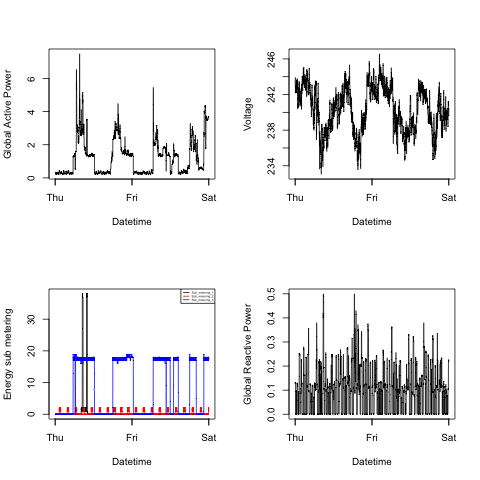

The script that saved this image:
## Generates a Multi-Plot of four scatter plots:
## 1.- Global Active power during a two days period
## 2.- Voltage during a two days period
## 3.- Three energy sub metering during a two days period
## 4.- Global Reactive power during a two days period
plot4 <- function() {
        data <- readDaysData()
        png(filename = "plot4.png",width = 480,height = 480)
        par(mfrow = c(2, 2))
        ## Plot in cel 1-1, Global active power
        plot(data.to.plot[[1]],data.to.plot[[2]],type = "l",xlab = "Datetime",ylab = "Global Active Power")
        ## Plot in cel 1-2
        plot(data.to.plot[[1]],data.to.plot[[4]],type = "l",xlab = "Datetime",ylab = "Voltage")
        ## Plot in cel 2-1, Energy sub metering
        plot(rep(data[[1]],3),c(data[[6]],data[[7]],data[[8]]),col=rep(c(1,2,4),each=nrow(data)),type = "p",xlab = "Datetime",ylab = "Energy sub metering",pch=46)
        lines(data[[1]],data[[6]],col=1)
        lines(data[[1]],data[[7]],col=2)
        lines(data[[1]],data[[8]],col=4)
        legend("topright",lty = 1,col = c(1,2,4),legend = colnames(data)[6:8],cex = 0.3)
        ## Plot in cel 2-2, Global Reactive Power
        plot(data.to.plot[[1]],data.to.plot[[3]],type = "l",xlab = "Datetime",ylab = "Global Reactive Power")

        dev.off()
}